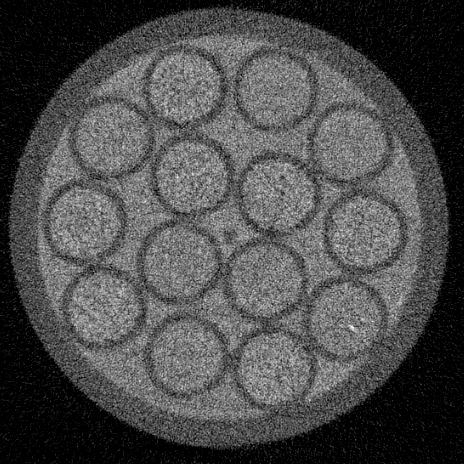
#> input picture psi_slice_noisy.tif, 464 x 464 px
$ jupyter execute 'Final exercise-Solution.ipynb'   (shell and % lines are left out)
#> lines starting #> are read from the running program, lines starting #| are printed output that depends on the picture; after the words box and inside, x2 and y2 are one past the last pixel; in counts of white or black regions, pixels touching at a corner belong together; long printed decimals are rounded
# Load some libraries

[cell 1]
import numpy as np
import matplotlib.pyplot as plt
import skimage.morphology as morph
import skimage.measure as measure
from skimage import filters
from scipy import ndimage

# Assignment

You have an image with round regions that you want to identify and create an image with only these features visible. In this assignment you will have to use knowledge from other assignments and all lectures.

1. Histograms
2. Filters
3. Thresholding
4. Cleaning
5. Labeling
6. Measure region properties
7. Classification based on abstract properties
8. Item extraction

## Load image
Load the image 'psi_slice_noisy.tif' and show it

[cell 2]
# img =
img=np.mean(plt.imread('psi_slice_noisy.tif'),axis=2)
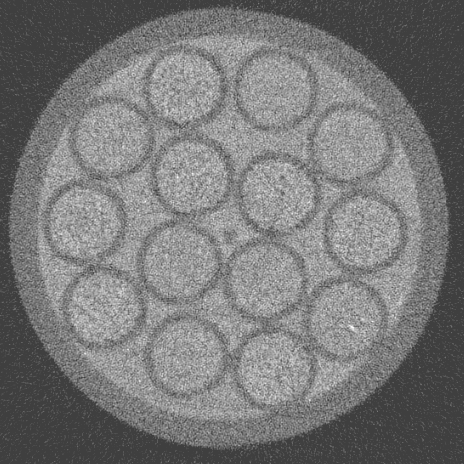
#> img: shape (464, 464) float64; min 63.75, max 254.2, mean 119.9
plt.imshow(img)
print(img.shape, np.max(img),np.min(img))
#| (464, 464) 254.25 63.75

## Look at the histogram

[cell 3]
hist,ax=np.histogram(img,bins=250)
#> hist = 250 values, max 43187 at index 0, min 0 at index 217, mean 861.2; ax = 251 values from 63.75 to 254.2
plt.plot(ax[1:-1], hist[1:])
plt.xlabel('Gray level bins')
plt.ylabel('Counts')
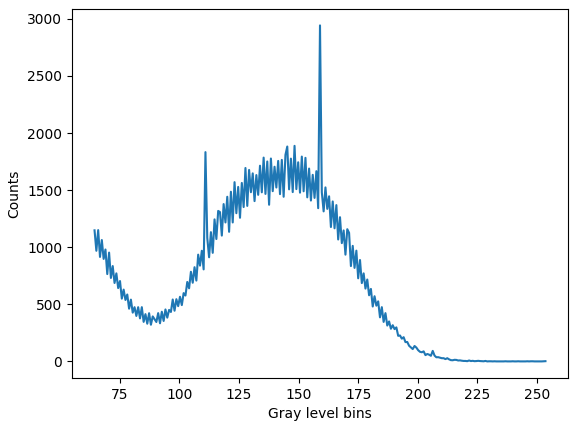
#> figure drawn by matplotlib, 1 panel; curve peaks at x = 159, y = 2943

The image looks rather noisy... i.e. it has low SNR. Improve the SNR using a filter. Show the image and its histogram after filtering. The histogram is also incomplete on the left sie, i.e. the noise distribution is truncated.

[cell 4]
fimg=filters.gaussian(img,sigma=2)
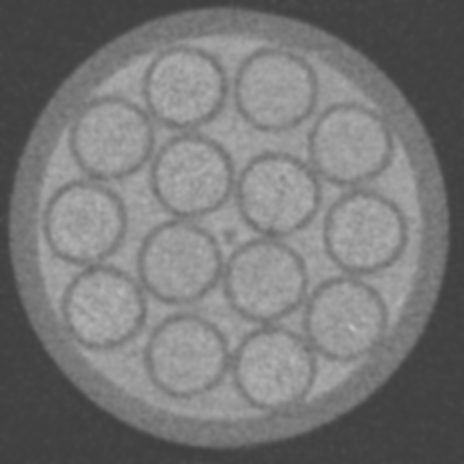
#> fimg: shape (464, 464) float64; min 63.9, max 191.1, mean 119.9
plt.subplot(1,2,1)
plt.imshow(fimg)
plt.subplot(1,2,2)
fhist,fax=np.histogram(fimg,bins=250)
#> fhist = 250 values, max 8497 at index 4, min 0 at index 228, mean 861.2; fax = 251 values from 63.9 to 191.1
plt.plot(ax[1:-1], hist[1:],fax[1:-1], fhist[1:])
plt.xlabel('Gray level bins')
plt.ylabel('Counts')
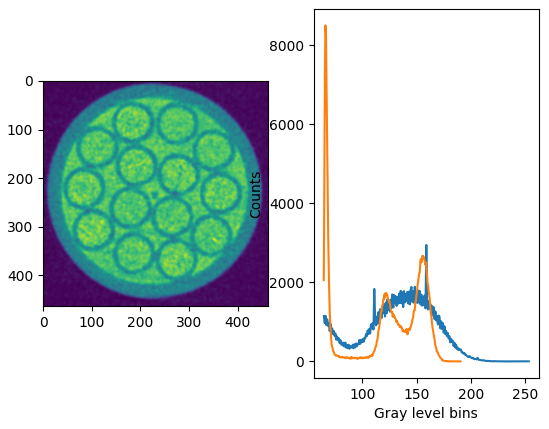
#> figure drawn by matplotlib, 2 panels; panel 2: curve peaks at x = 159, y = 2943; panel 2: curve peaks at x = 65.93, y = 8497

Get a threshold using an automatic method provided by SciKit Image and apply to the image

[cell 5]
otsu = filters.threshold_otsu(fimg)
#> otsu = 105.4
print('The threshold according to',otsu)
#| The threshold according to 105.381
bimg=otsu<fimg
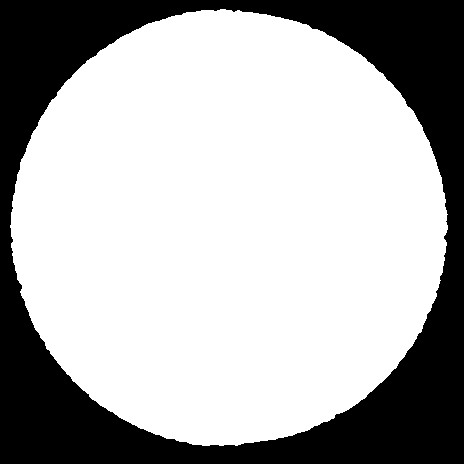
#> bimg: shape (464, 464) bool; 69.3% white; 1 black region, box (x1, y1, x2, y2) and area: (0, 0, 464, 464) 66161
plt.imshow(bimg)
plt.title('Otsu')

As you see this threshold only separates background from sample. What we need is to compute the threshold from the sample pixels only. The function below helps you doing this.

[cell 6]
def maskedOtsu(img,mask) :
    data=[]
    dims=img.shape
#> dims = (464, 464)
    for r in np.arange(0,dims[1]) :
        for c in np.arange(0,dims[0]) :
            if (mask[r,c]!=0) :
                data.append(img[r,c])
#> after the loop, data = 149135 items

    ndata=np.asarray(data)
    return filters.threshold_otsu(ndata)

Use the previous bi-level image as mask and find a useful threshold with maskedOtsu.

[cell 7]
otsu2=maskedOtsu(fimg,bimg)
#> otsu2 = 140
bimg2=otsu2<fimg
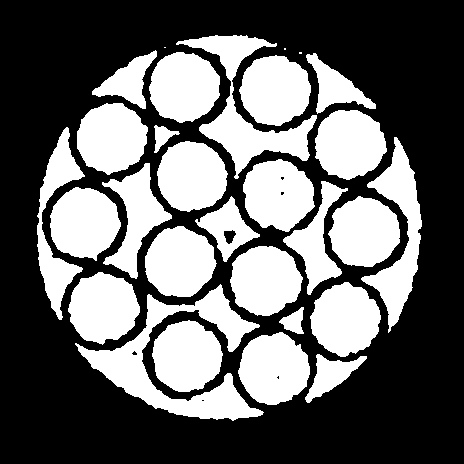
#> bimg2: shape (464, 464) bool; 40% white; 29 white regions (3 under 20 px), largest, box (x1, y1, x2, y2) and area: (75, 284, 264, 421) 7315, (176, 35, 317, 179) 5123, (361, 137, 422, 333) 4259

plt.imshow(bimg2)

In bimg2 some pixels are misclassified. Use morphological operation to clean this.

[cell 8]
clean=morph.closing(bimg2,morph.square(3))
#> clean: shape (464, 464) bool; 40% white; 29 white regions (3 under 20 px)
plt.imshow(clean)

## Labeling

Now, the image is ready to label. For this you have two choices connected pixels labeling or watershed. Which makes more sense here?

[cell 9]
lbl=morph.label(clean)
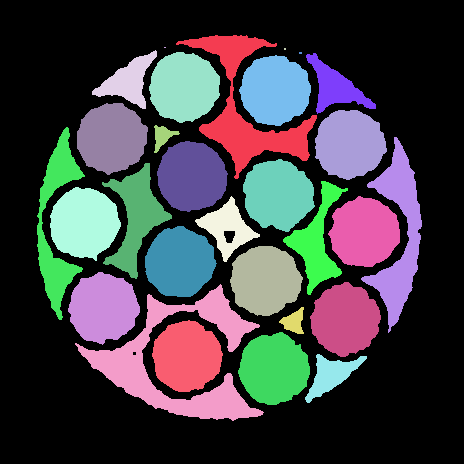
#> lbl: shape (464, 464) int32; 30 distinct labels, from 0 to 29; one colour per label, 0 black
plt.imshow(lbl)

No matter which method you chose. More regions than the round ones are labeled. We have to find a method to classify which ones we want to keep.

## Identify the discs

The first step is to measure some properties of different items. Use the library scikit.image function region properties to make measurements on the segmented regions.

http://scikit-image.org/docs/dev/api/skimage.measure.html#skimage.measure.regionprops

Select pairs of scalar properties and decide if they help you to identify the disks.

[cell 10]
m=measure.regionprops(lbl)
#> m = 29 regions; largest, box (x1, y1, x2, y2) and area: (75, 284, 264, 421) 7330, (176, 35, 317, 179) 5136, (361, 137, 422, 333) 4263, (238, 332, 310, 405) 3928, (243, 159, 315, 232) 3878
p1=[]
p2=[]
for prop in m:
    p1.append(prop.area)
    p2.append(prop.perimeter)
#> this loop made 29 passes
#> after the loop, p1 = 29 values, max 7330 at index 24, min 2 at index 1, mean 2970.9; p2 = 29 values, max 908.5 at index 24, min 0 at index 1, mean 266.2

plt.plot(p1,p2,'+')
plt.xlabel('Property 1')
plt.ylabel('Property 2')
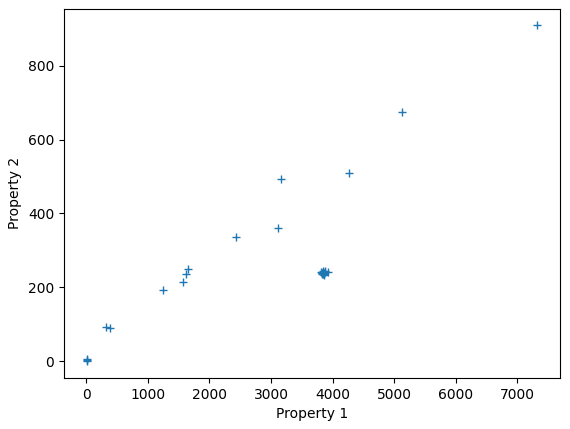
#> figure drawn by matplotlib, 1 panel

Selecting the item is done by applying thresholds on each property. Is done in the function below. Plese complete the test in the function

[cell 11]
def selectItems(m,p1,p2,th1,th2) :
#> called with th1 = 3500, th2 = 350
    selection = []
    for i in np.arange(0,len(p1)) :
        if ((th1<p1[i]) & (p2[i]<th2)) : # here you may have to modify the tests
            selection.append(m[i])
#> after the loop, selection = 14 regions; largest, box (x1, y1, x2, y2) and area: (238, 332, 310, 405) 3928, (243, 159, 315, 232) 3878, (50, 187, 121, 261) 3870, (230, 246, 303, 316) 3862, (149, 52, 220, 123) 3860

    return selection

[cell 12]
# Enter you thresholds here to test if the function works
th1=3500
th2=350
selection=selectItems(m,p1,p2,th1,th2)
print('Found 14 items',len(selection)==14)
#| Found 14 items True

## Extract the disks

Morphological reconstruction is a method to extract the regions. For this to work you need to create a marker image using the positons of the disks. The marker is zero valued except on the centroids of each disk which has the value of disk label.

[cell 13]
marker=np.zeros(lbl.shape)

for prop in selection :
    x=np.round(prop.centroid[0]).astype(int)
    y=np.round(prop.centroid[1]).astype(int)
    marker[x,y]=lbl[x,y]
#> this loop made 14 passes
#> (x, y) on passes 1 to 12: (87, 184), (90, 275), (138, 111), (144, 349), (176, 191), (194, 278), (223, 84), (232, 364), (262, 179), (280, 265), (307, 103), (319, 345)

final=morph.reconstruction(marker,lbl)
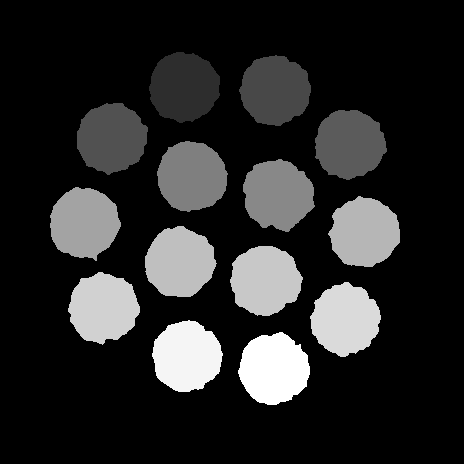
#> final: shape (464, 464) float64; min 0, max 28, mean 4.4; drawn with min black and max white
plt.imshow(final)
